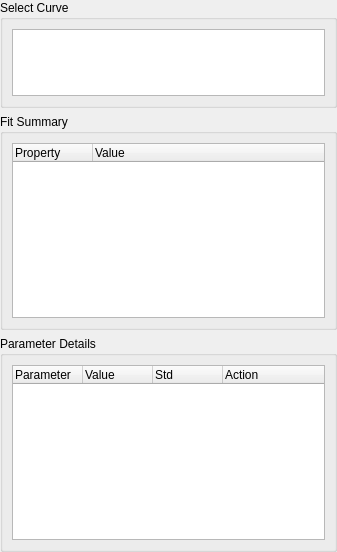
<?xml version="1.0" encoding="UTF-8"?>
<ui version="4.0">
 <class>Form</class>
 <widget class="QWidget" name="Form">
  <property name="geometry">
   <rect>
    <x>0</x>
    <y>0</y>
       <width>337</width>
       <height>552</height>
   </rect>
  </property>
  <property name="sizePolicy">
      <sizepolicy hsizetype="Preferred" vsizetype="Expanding">
    <horstretch>0</horstretch>
    <verstretch>0</verstretch>
   </sizepolicy>
  </property>
  <property name="windowTitle">
   <string>Form</string>
  </property>
  <layout class="QVBoxLayout" name="verticalLayout_4" stretch="1,2,2">
   <property name="leftMargin">
    <number>0</number>
   </property>
   <property name="topMargin">
    <number>0</number>
   </property>
   <property name="rightMargin">
    <number>0</number>
   </property>
   <property name="bottomMargin">
    <number>0</number>
   </property>
   <item>
    <widget class="QGroupBox" name="group_curve_selection">
     <property name="sizePolicy">
         <sizepolicy hsizetype="Minimum" vsizetype="Expanding">
       <horstretch>0</horstretch>
       <verstretch>0</verstretch>
      </sizepolicy>
     </property>
        <property name="minimumSize">
            <size>
                <width>0</width>
                <height>100</height>
            </size>
        </property>
     <property name="title">
      <string>Select Curve</string>
     </property>
     <layout class="QVBoxLayout" name="verticalLayout" stretch="3">
      <item>
       <widget class="QListWidget" name="curve_list">
        <property name="sizePolicy">
         <sizepolicy hsizetype="Ignored" vsizetype="Ignored">
          <horstretch>0</horstretch>
          <verstretch>0</verstretch>
         </sizepolicy>
        </property>
       </widget>
      </item>
     </layout>
    </widget>
   </item>
   <item>
    <widget class="QGroupBox" name="group_summary">
     <property name="sizePolicy">
         <sizepolicy hsizetype="Minimum" vsizetype="Expanding">
       <horstretch>0</horstretch>
       <verstretch>0</verstretch>
      </sizepolicy>
     </property>
     <property name="minimumSize">
      <size>
       <width>0</width>
          <height>200</height>
      </size>
     </property>
     <property name="title">
      <string>Fit Summary</string>
     </property>
     <layout class="QVBoxLayout" name="verticalLayout_2">
      <item>
       <widget class="QTreeWidget" name="summary_tree">
        <property name="sizePolicy">
         <sizepolicy hsizetype="Ignored" vsizetype="Ignored">
          <horstretch>0</horstretch>
          <verstretch>0</verstretch>
         </sizepolicy>
        </property>
        <property name="minimumSize">
         <size>
          <width>0</width>
          <height>0</height>
         </size>
        </property>
           <property name="indentation">
               <number>0</number>
           </property>
           <property name="rootIsDecorated">
               <bool>false</bool>
           </property>
        <property name="uniformRowHeights">
         <bool>false</bool>
        </property>
        <attribute name="headerDefaultSectionSize">
         <number>80</number>
        </attribute>
        <column>
         <property name="text">
          <string>Property</string>
         </property>
        </column>
        <column>
         <property name="text">
          <string>Value</string>
         </property>
        </column>
       </widget>
      </item>
     </layout>
    </widget>
   </item>
   <item>
    <widget class="QGroupBox" name="group_parameters">
     <property name="sizePolicy">
         <sizepolicy hsizetype="Minimum" vsizetype="Expanding">
       <horstretch>0</horstretch>
       <verstretch>0</verstretch>
      </sizepolicy>
     </property>
     <property name="minimumSize">
      <size>
       <width>0</width>
          <height>200</height>
      </size>
     </property>
     <property name="title">
      <string>Parameter Details</string>
     </property>
     <layout class="QVBoxLayout" name="verticalLayout_3">
      <item>
       <widget class="QTreeWidget" name="param_tree">
        <property name="sizePolicy">
         <sizepolicy hsizetype="Ignored" vsizetype="Ignored">
          <horstretch>0</horstretch>
          <verstretch>0</verstretch>
         </sizepolicy>
        </property>
        <property name="minimumSize">
         <size>
          <width>0</width>
          <height>0</height>
         </size>
        </property>
           <property name="indentation">
               <number>0</number>
           </property>
           <property name="rootIsDecorated">
               <bool>false</bool>
        </property>
        <property name="columnCount">
         <number>4</number>
        </property>
        <attribute name="headerDefaultSectionSize">
         <number>70</number>
        </attribute>
        <column>
         <property name="text">
          <string>Parameter</string>
         </property>
        </column>
        <column>
         <property name="text">
          <string>Value</string>
         </property>
        </column>
        <column>
         <property name="text">
          <string>Std</string>
         </property>
        </column>
        <column>
         <property name="text">
          <string>Action</string>
         </property>
        </column>
       </widget>
      </item>
     </layout>
    </widget>
   </item>
  </layout>
 </widget>
 <resources/>
 <connections/>
</ui>
